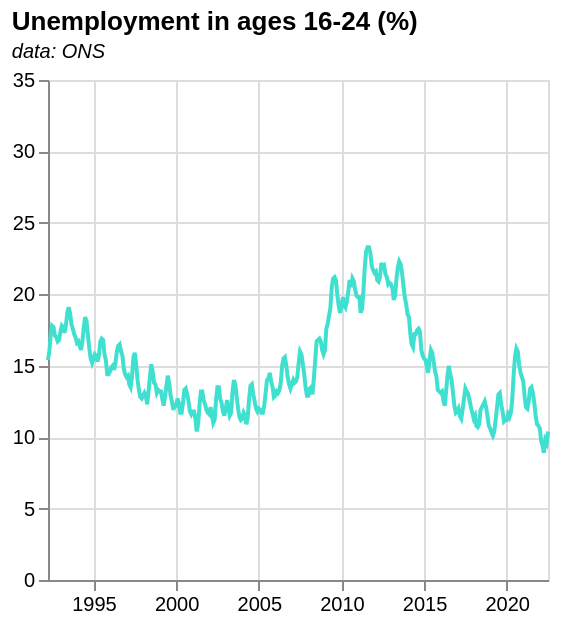

The Vega-Lite source for this figure:
### Vega-Lite specification from a JSON file in a GitHub repository (floating-point values rounded to 4 significant figures; data arrays with more than 128 entries replaced by an {"elided": "..."} marker saying what was removed)
{"$schema": "https://vega.github.io/schema/vega-lite/v5.json", "data": {"values": {"elided": "364 records"}, "format": {"parse": {"date": "date"}}}, "title": {"text": "Unemployment in ages 16-24 (%)", "subtitle": "data: ONS", "subtitleFontStyle": "italic", "subtitleFontSize": 10, "anchor": "start", "color": "black"}, "width": 250, "height": 250, "mark": {"type": "line", "color": "turquoise", "strokeWidth": 2, "opacity": 1}, "encoding": {"x": {"field": "date", "type": "temporal", "title": null}, "y": {"field": "value", "type": "quantitative", "scale": {"domain": [0, 35]}, "title": null}, "tooltip": [{"field": "date", "type": "temporal", "title": "Date"}, {"field": "value", "type": "quantitative", "title": "Unemployment Rate", "format": ".1f"}]}}
